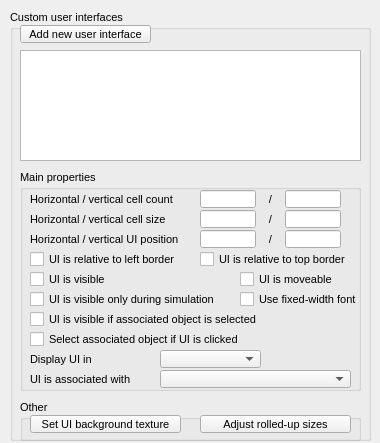
<?xml version="1.0" encoding="UTF-8"?>
<ui version="4.0">
 <class>CQDlgUi</class>
 <widget class="QDialog" name="CQDlgUi">
  <property name="geometry">
   <rect>
    <x>0</x>
    <y>0</y>
    <width>380</width>
    <height>443</height>
   </rect>
  </property>
  <property name="font">
   <font>
    <family>MS Shell Dlg 2</family>
    <pointsize>8</pointsize>
    <stylestrategy>PreferDefault</stylestrategy>
    <kerning>true</kerning>
   </font>
  </property>
  <property name="windowTitle">
   <string>Custom User Interfaces</string>
  </property>
  <property name="locale">
   <locale language="English" country="UnitedStates"/>
  </property>
  <widget class="QGroupBox" name="groupBox">
   <property name="geometry">
    <rect>
     <x>10</x>
     <y>10</y>
     <width>361</width>
     <height>431</height>
    </rect>
   </property>
   <property name="title">
    <string>Custom user interfaces</string>
   </property>
   <property name="flat">
    <bool>true</bool>
   </property>
   <widget class="QToolButton" name="qqAddNew">
    <property name="geometry">
     <rect>
      <x>10</x>
      <y>15</y>
      <width>131</width>
      <height>18</height>
     </rect>
    </property>
    <property name="focusPolicy">
     <enum>Qt::StrongFocus</enum>
    </property>
    <property name="text">
     <string>Add new user interface</string>
    </property>
   </widget>
   <widget class="QListWidget" name="qqList">
    <property name="geometry">
     <rect>
      <x>10</x>
      <y>40</y>
      <width>341</width>
      <height>111</height>
     </rect>
    </property>
    <property name="modelColumn">
     <number>0</number>
    </property>
   </widget>
   <widget class="QGroupBox" name="groupBox_2">
    <property name="geometry">
     <rect>
      <x>10</x>
      <y>160</y>
      <width>341</width>
      <height>221</height>
     </rect>
    </property>
    <property name="title">
     <string>Main properties</string>
    </property>
    <property name="flat">
     <bool>true</bool>
    </property>
    <widget class="QLabel" name="label">
     <property name="geometry">
      <rect>
       <x>10</x>
       <y>20</y>
       <width>171</width>
       <height>18</height>
      </rect>
     </property>
     <property name="text">
      <string>Horizontal / vertical cell count</string>
     </property>
    </widget>
    <widget class="QLineEdit" name="qqCellCountH">
     <property name="geometry">
      <rect>
       <x>180</x>
       <y>20</y>
       <width>56</width>
       <height>18</height>
      </rect>
     </property>
    </widget>
    <widget class="QLineEdit" name="qqCellCountV">
     <property name="geometry">
      <rect>
       <x>265</x>
       <y>20</y>
       <width>56</width>
       <height>18</height>
      </rect>
     </property>
    </widget>
    <widget class="QLabel" name="label_2">
     <property name="geometry">
      <rect>
       <x>240</x>
       <y>20</y>
       <width>21</width>
       <height>18</height>
      </rect>
     </property>
     <property name="text">
      <string>/</string>
     </property>
     <property name="alignment">
      <set>Qt::AlignCenter</set>
     </property>
    </widget>
    <widget class="QLabel" name="label_3">
     <property name="geometry">
      <rect>
       <x>240</x>
       <y>40</y>
       <width>21</width>
       <height>18</height>
      </rect>
     </property>
     <property name="text">
      <string>/</string>
     </property>
     <property name="alignment">
      <set>Qt::AlignCenter</set>
     </property>
    </widget>
    <widget class="QLineEdit" name="qqCellSizeV">
     <property name="geometry">
      <rect>
       <x>265</x>
       <y>40</y>
       <width>56</width>
       <height>18</height>
      </rect>
     </property>
    </widget>
    <widget class="QLabel" name="label_4">
     <property name="geometry">
      <rect>
       <x>10</x>
       <y>40</y>
       <width>171</width>
       <height>18</height>
      </rect>
     </property>
     <property name="text">
      <string>Horizontal / vertical cell size</string>
     </property>
    </widget>
    <widget class="QLineEdit" name="qqCellSizeH">
     <property name="geometry">
      <rect>
       <x>180</x>
       <y>40</y>
       <width>56</width>
       <height>18</height>
      </rect>
     </property>
    </widget>
    <widget class="QLineEdit" name="qqUiPosH">
     <property name="geometry">
      <rect>
       <x>180</x>
       <y>60</y>
       <width>56</width>
       <height>18</height>
      </rect>
     </property>
    </widget>
    <widget class="QLabel" name="label_5">
     <property name="geometry">
      <rect>
       <x>240</x>
       <y>60</y>
       <width>21</width>
       <height>18</height>
      </rect>
     </property>
     <property name="text">
      <string>/</string>
     </property>
     <property name="alignment">
      <set>Qt::AlignCenter</set>
     </property>
    </widget>
    <widget class="QLabel" name="label_6">
     <property name="geometry">
      <rect>
       <x>10</x>
       <y>60</y>
       <width>171</width>
       <height>18</height>
      </rect>
     </property>
     <property name="text">
      <string>Horizontal / vertical UI position</string>
     </property>
    </widget>
    <widget class="QLineEdit" name="qqUiPosV">
     <property name="geometry">
      <rect>
       <x>265</x>
       <y>60</y>
       <width>56</width>
       <height>18</height>
      </rect>
     </property>
    </widget>
    <widget class="QCheckBox" name="qqUiBorderL">
     <property name="geometry">
      <rect>
       <x>10</x>
       <y>80</y>
       <width>171</width>
       <height>18</height>
      </rect>
     </property>
     <property name="focusPolicy">
      <enum>Qt::StrongFocus</enum>
     </property>
     <property name="text">
      <string>UI is relative to left border</string>
     </property>
    </widget>
    <widget class="QCheckBox" name="qqUiBorderT">
     <property name="geometry">
      <rect>
       <x>180</x>
       <y>80</y>
       <width>171</width>
       <height>18</height>
      </rect>
     </property>
     <property name="focusPolicy">
      <enum>Qt::StrongFocus</enum>
     </property>
     <property name="text">
      <string>UI is relative to top border</string>
     </property>
    </widget>
    <widget class="QCheckBox" name="qqVisible">
     <property name="geometry">
      <rect>
       <x>10</x>
       <y>100</y>
       <width>161</width>
       <height>18</height>
      </rect>
     </property>
     <property name="focusPolicy">
      <enum>Qt::StrongFocus</enum>
     </property>
     <property name="text">
      <string>UI is visible</string>
     </property>
    </widget>
    <widget class="QCheckBox" name="qqVisibleDuringSimulation">
     <property name="geometry">
      <rect>
       <x>10</x>
       <y>120</y>
       <width>201</width>
       <height>18</height>
      </rect>
     </property>
     <property name="focusPolicy">
      <enum>Qt::StrongFocus</enum>
     </property>
     <property name="text">
      <string>UI is visible only during simulation</string>
     </property>
    </widget>
    <widget class="QCheckBox" name="qqVisibleWhenObjectSelected">
     <property name="geometry">
      <rect>
       <x>10</x>
       <y>140</y>
       <width>301</width>
       <height>18</height>
      </rect>
     </property>
     <property name="focusPolicy">
      <enum>Qt::StrongFocus</enum>
     </property>
     <property name="text">
      <string>UI is visible if associated object is selected</string>
     </property>
    </widget>
    <widget class="QCheckBox" name="qqSelectObject">
     <property name="geometry">
      <rect>
       <x>10</x>
       <y>160</y>
       <width>281</width>
       <height>18</height>
      </rect>
     </property>
     <property name="focusPolicy">
      <enum>Qt::StrongFocus</enum>
     </property>
     <property name="text">
      <string>Select associated object if UI is clicked</string>
     </property>
    </widget>
    <widget class="QCheckBox" name="qqMoveable">
     <property name="geometry">
      <rect>
       <x>220</x>
       <y>100</y>
       <width>131</width>
       <height>18</height>
      </rect>
     </property>
     <property name="focusPolicy">
      <enum>Qt::StrongFocus</enum>
     </property>
     <property name="text">
      <string>UI is moveable</string>
     </property>
    </widget>
    <widget class="QCheckBox" name="qqFixedWidthFont">
     <property name="geometry">
      <rect>
       <x>220</x>
       <y>120</y>
       <width>131</width>
       <height>18</height>
      </rect>
     </property>
     <property name="focusPolicy">
      <enum>Qt::StrongFocus</enum>
     </property>
     <property name="text">
      <string>Use fixed-width font</string>
     </property>
    </widget>
    <widget class="QLabel" name="label_7">
     <property name="geometry">
      <rect>
       <x>10</x>
       <y>180</y>
       <width>111</width>
       <height>18</height>
      </rect>
     </property>
     <property name="text">
      <string>Display UI in</string>
     </property>
    </widget>
    <widget class="QComboBox" name="qqPageCombo">
     <property name="geometry">
      <rect>
       <x>140</x>
       <y>180</y>
       <width>101</width>
       <height>18</height>
      </rect>
     </property>
    </widget>
    <widget class="QLabel" name="label_8">
     <property name="geometry">
      <rect>
       <x>10</x>
       <y>200</y>
       <width>131</width>
       <height>18</height>
      </rect>
     </property>
     <property name="text">
      <string>UI is associated with</string>
     </property>
    </widget>
    <widget class="QComboBox" name="qqAssociatedObject">
     <property name="geometry">
      <rect>
       <x>140</x>
       <y>200</y>
       <width>191</width>
       <height>18</height>
      </rect>
     </property>
    </widget>
   </widget>
   <widget class="QGroupBox" name="groupBox_3">
    <property name="geometry">
     <rect>
      <x>10</x>
      <y>390</y>
      <width>341</width>
      <height>41</height>
     </rect>
    </property>
    <property name="title">
     <string>Other</string>
    </property>
    <property name="flat">
     <bool>true</bool>
    </property>
    <widget class="QToolButton" name="qqAdjustRolledUpSizes">
     <property name="geometry">
      <rect>
       <x>180</x>
       <y>15</y>
       <width>151</width>
       <height>18</height>
      </rect>
     </property>
     <property name="focusPolicy">
      <enum>Qt::StrongFocus</enum>
     </property>
     <property name="text">
      <string>Adjust rolled-up sizes</string>
     </property>
    </widget>
    <widget class="QToolButton" name="qqSetTexture">
     <property name="geometry">
      <rect>
       <x>10</x>
       <y>15</y>
       <width>151</width>
       <height>18</height>
      </rect>
     </property>
     <property name="focusPolicy">
      <enum>Qt::StrongFocus</enum>
     </property>
     <property name="text">
      <string>Set UI background texture</string>
     </property>
    </widget>
   </widget>
  </widget>
 </widget>
 <tabstops>
  <tabstop>qqAddNew</tabstop>
  <tabstop>qqList</tabstop>
  <tabstop>qqCellCountH</tabstop>
  <tabstop>qqCellCountV</tabstop>
  <tabstop>qqCellSizeH</tabstop>
  <tabstop>qqCellSizeV</tabstop>
  <tabstop>qqUiPosH</tabstop>
  <tabstop>qqUiPosV</tabstop>
  <tabstop>qqUiBorderL</tabstop>
  <tabstop>qqUiBorderT</tabstop>
  <tabstop>qqVisible</tabstop>
  <tabstop>qqMoveable</tabstop>
  <tabstop>qqVisibleDuringSimulation</tabstop>
  <tabstop>qqFixedWidthFont</tabstop>
  <tabstop>qqVisibleWhenObjectSelected</tabstop>
  <tabstop>qqSelectObject</tabstop>
  <tabstop>qqPageCombo</tabstop>
  <tabstop>qqAssociatedObject</tabstop>
  <tabstop>qqSetTexture</tabstop>
  <tabstop>qqAdjustRolledUpSizes</tabstop>
 </tabstops>
 <resources/>
 <connections/>
</ui>
